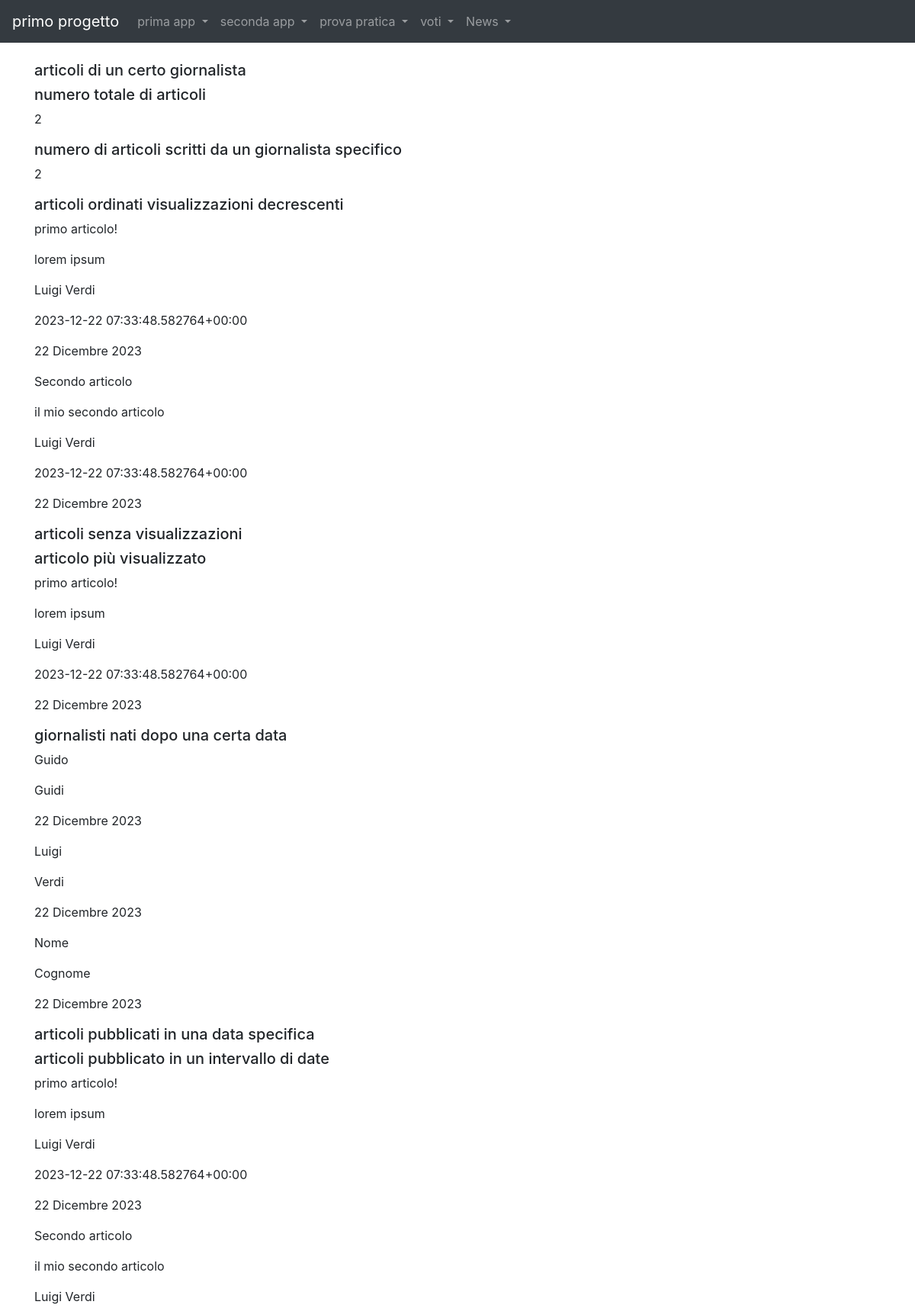
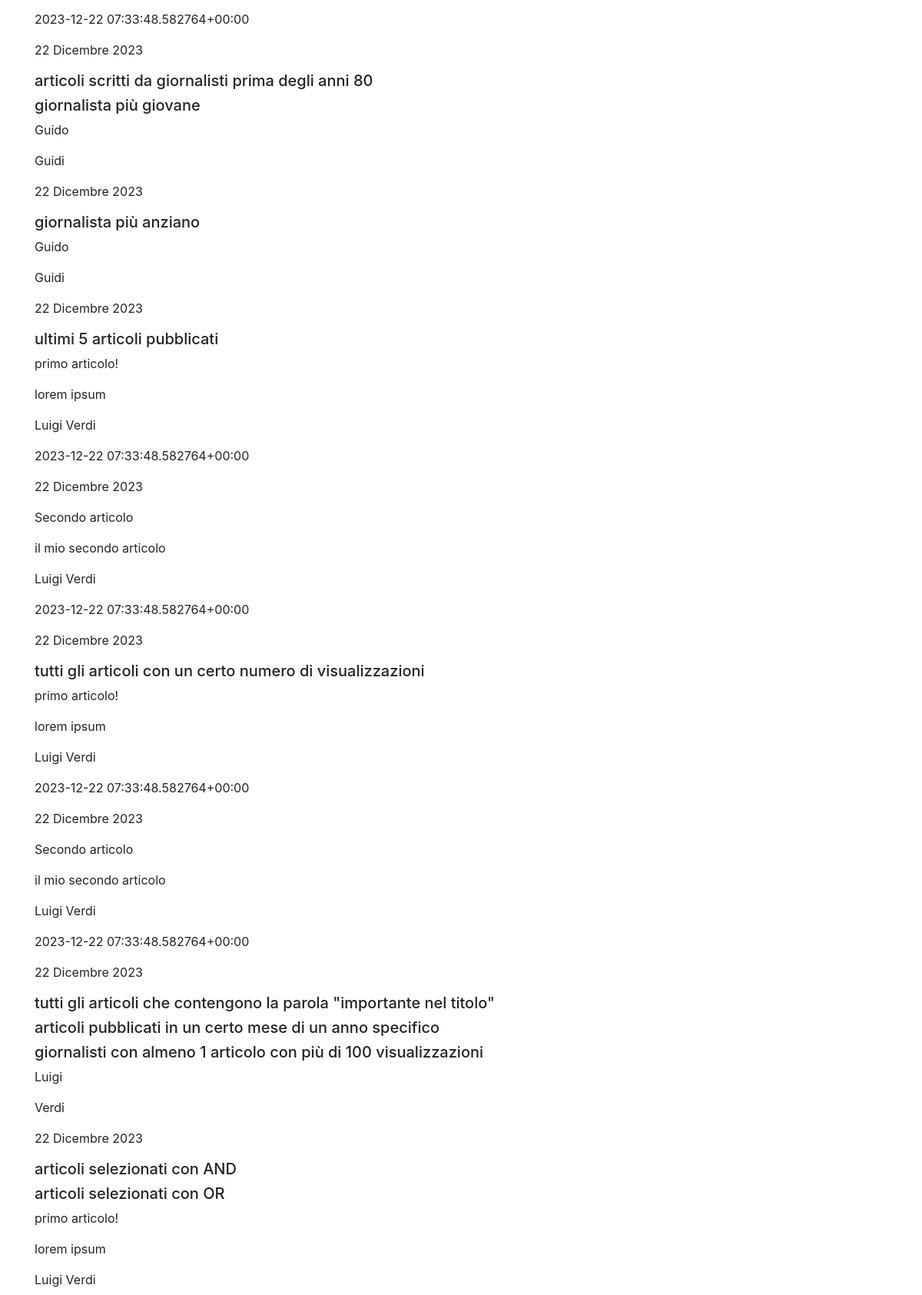
Page /news/lista/ (upper part) on the committed database (2 pictures, top to bottom).
### news/models.py (models this page shows, shortened)
class Articolo(models.Model):
    titolo=models.CharField(max_length=100)
    contenuto=models.TextField()
    giornalista=models.ForeignKey(Giornalista,on_delete=models.CASCADE,related_name="articoli")
    visualizzazioni=models.CharField(max_length=1000)
    data=models.DateField(blank=True)
    class Meta:
        verbose_name = "Articolo"
        verbose_name_plural = "Articoli"

class Giornalista(models.Model):
    nome=models.CharField(max_length=20)
    cognome=models.CharField(max_length=20)
    anno_di_nascita=models.DateField(blank=True)
    def __str__(self):
        return self.nome + " " + self.cognome
    class Meta:
        verbose_name = "Giornalista"
        verbose_name_plural = "Giornalisti"

### news/views.py (the view)
# urls.py: path('lista/',query_base, name="query_base"),
def query_base(request):
    pass
    articoli_cognome=Articolo.objects.filter(giornalista__cognome='Rossi')
    numero_totale_articoli = Articolo.objects.count()
    giornalista_1 = Giornalista.objects.get(id=3)
    numero_articoli_giornalista_1=Articolo.objects.filter(giornalista=giornalista_1).count()
    articoli_ordinati = Articolo.objects.order_by('-visualizzazioni')
    articoli_senza_visualizzazioni = Articolo.objects.filter(visualizzazioni=0)
    articolo_piu_visualizzato = Articolo.objects.order_by('-visualizzazioni').first()
    giornalisti_data=Giornalista.objects.filter(anno_di_nascita__gt=datetime.date(1990, 1, 1))
    articoli_del_giorno=Articolo.objects.filter(data=datetime.date(2023,1,1))
    articoli_periodo= Articolo.objects.filter(data__range=(datetime.date(2023, 1, 1), datetime.date(2023,12,31)))
    giornalisti_nati = Giornalista.objects.filter(anno_di_nascita__lt=datetime.date(1980, 1, 1))
    articoli_giornalisti = Articolo.objects.filter(giornalista__in=giornalisti_nati)
    giornalista_giovane = Giornalista.objects.order_by('anno_di_nascita').first()
    giornalista_anziano = Giornalista.objects.order_by('-anno_di_nascita').first()
    ultimi = Articolo.objects.order_by('-data')[:5]
    articoli_minime_visualizzazioni = Articolo.objects.filter(visualizzazioni__gte=100)
    articoli_parola = Articolo.objects.filter(titolo__icontains='importante')
    articoli_mese_anno=Articolo.objects.filter(data__month=1, data__year=2023)
    giornalisti_con_articoli_popolari= Giornalista.objects.filter(articoli__visualizzazioni__gte=100).distinct()
    data=datetime.date(1990,1,1)
    visualizzazioni=50
    articoli_con_and=Articolo.objects.filter(giornalista__anno_di_nascita__gt=data, visualizzazioni__gte=visualizzazioni)
    from django.db.models import Q
    articoli_con_or=Articolo.objects.filter(Q(giornalista__anno_di_nascita__gt=data) |Q(visualizzazioni__lte=visualizzazioni))
    articoli_con_not= Articolo.objects.filter(~Q(giornalista__anno_di_nascita__lt=data))
    articoli_con_not = Articolo.objects.exclude(giornalista__anno_di_nascita__lt=data)
    context = {
        'articolo_cognome': articoli_cognome,
        'numero_totale_articoli':numero_totale_articoli,
        'giornalista_1':giornalista_1,
        'numero_articoli_giornalista_1':numero_articoli_giornalista_1,
        'articoli_ordinati':articoli_ordinati,
        'articoli_senza_visualizzazioni':articoli_senza_visualizzazioni,
        'articolo_piu_visualizzato':articolo_piu_visualizzato,
        'giornalisti_data':giornalisti_data,
        'articoli_del_giorno':articoli_del_giorno,
        'articoli_periodo':articoli_periodo,
        'giornalisti_nati':giornalisti_nati,
        'articoli_giornalisti':articoli_giornalisti,
        'giornalista_giovane':giornalista_giovane,
        'giornalista_anziano':giornalista_anziano,
        'ultimi':ultimi,
        'articoli_minime_visualizzazioni':articoli_minime_visualizzazioni,
        'articoli_parola':articoli_parola,
        'articoli_mese_anno':articoli_mese_anno,
        'giornalisti_con_articoli_popolari':giornalisti_con_articoli_popolari,
        'articoli_con_and':articoli_con_and,
        'articoli_con_or':articoli_con_or,
        'articoli_con_not':articoli_con_not,
    }
    return render(request, 'query.html',context)

### news/templates/query.html (shortened to what this page needs)
{%extends "base.html"%}
{% block content %}
<h5>articoli di un certo giornalista</h5>
<h5>numero totale di articoli</h5>
<div>
<p>{{ numero_totale_articoli }}</p>
</div>
<h5>numero di articoli scritti da un giornalista specifico</h5>
<div>
<p>{{ numero_articoli_giornalista_1 }} </p>
</div>
<h5>articoli ordinati visualizzazioni decrescenti</h5>
<div>
{%for articolo in articoli_ordinati %}
    <p>{{ articolo.titolo }}</p>
    <p>{{ articolo.contenuto }}</p>
    <p>{{ articolo.giornalista }}</p>
    <p>{{ articolo.visualizzazioni }}</p>
    <p>{{ articolo.data }}</p>
{%endfor%}
</div>
<h5>articoli senza visualizzazioni</h5>
<h5>articolo più visualizzato</h5>
<div>
    <p>{{ articolo_piu_visualizzato.titolo }}</p>
    <p>{{ articolo_piu_visualizzato.contenuto }}</p>
    <p>{{ articolo_piu_visualizzato.giornalista }}</p>
    <p>{{ articolo_piu_visualizzato.visualizzazioni }}</p>
    <p>{{ articolo_piu_visualizzato.data }}</p>
</div>
<h5>giornalisti nati dopo una certa data</h5>
<div>
{%for giornalista in giornalisti_data %}
    <p>{{ giornalista.nome }}</p>
    <p>{{ giornalista.cognome }}</p>
    <p>{{ giornalista.anno_di_nascita }}</p>
{%endfor%}
</div>
<h5>articoli pubblicati in una data specifica</h5>
<h5>articoli pubblicato in un intervallo di date </h5>
<div>
{%for articolo in articoli_periodo %}
    <p>{{ articolo.titolo }}</p>
    <p>{{ articolo.contenuto }}</p>
    <p>{{ articolo.giornalista }}</p>
    <p>{{ articolo.visualizzazioni }}</p>
    <p>{{ articolo.data }}</p>
{%endfor%}
</div>
<h5>articoli scritti da giornalisti prima degli anni 80</h5>
<h5>giornalista più giovane</h5>
<div>
    <p>{{ giornalista_giovane.nome }}</p>
    <p>{{ giornalista_giovane.cognome }}</p>
    <p>{{ giornalista_giovane.anno_di_nascita }}</p>
</div>
<h5>giornalista più anziano</h5>
<div>
    <p>{{ giornalista_anziano.nome }}</p>
    <p>{{ giornalista_anziano.cognome }}</p>
    <p>{{ giornalista_anziano.anno_di_nascita }}</p>
</div>
<h5>ultimi 5 articoli pubblicati</h5>
<div>
{%for articolo in ultimi %}
    <p>{{ articolo.titolo }}</p>
    <p>{{ articolo.contenuto }}</p>
    <p>{{ articolo.giornalista }}</p>
    <p>{{ articolo.visualizzazioni }}</p>
    <p>{{ articolo.data }}</p>
{%endfor%}
</div>
<h5>tutti gli articoli con un certo numero di visualizzazioni</h5>
<div>
    {%for articolo in articoli_minime_visualizzazioni %}
        <p>{{ articolo.titolo }}</p>
        <p>{{ articolo.contenuto }}</p>
        <p>{{ articolo.giornalista }}</p>
        <p>{{ articolo.visualizzazioni }}</p>
        <p>{{ articolo.data }}</p>
    {%endfor%}
</div>
<h5>tutti gli articoli che contengono la parola "importante nel titolo"</h5>
<h5>articoli pubblicati in un certo mese di un anno specifico</h5>
<h5>giornalisti con almeno 1 articolo con più di 100 visualizzazioni</h5>
<div>
    {%for giornalista in giornalisti_con_articoli_popolari %}
        <p>{{ giornalista.nome }}</p>
        <p>{{ giornalista.cognome }}</p>
        <p>{{ giornalista.anno_di_nascita }}</p>
    {%endfor%}
</div>
<h5>articoli selezionati con AND</h5>
<h5>articoli selezionati con OR</h5>
<div>
    {%for articolo in articoli_con_or %}
        <p>{{ articolo.titolo }}</p>
        <p>{{ articolo.contenuto }}</p>
        <p>{{ articolo.giornalista }}</p>
    {%endfor%}
</div>
{%endblock content%}

### rows in the picture
Articolo: titolo "primo articolo!", contenuto "lorem ipsum", giornalista "Luigi Verdi", visualizzazioni "2023-12-22 07:33:48.582764+00:00", data "22 Dicembre 2023"
Articolo: titolo "Secondo articolo", contenuto "il mio secondo articolo", giornalista "Luigi Verdi", visualizzazioni "2023-12-22 07:33:48.582764+00:00", data "22 Dicembre 2023"
Giornalista: nome "Guido", cognome "Guidi", anno_di_nascita "22 Dicembre 2023"
Giornalista: nome "Luigi", cognome "Verdi", anno_di_nascita "22 Dicembre 2023"
Giornalista: nome "Nome", cognome "Cognome", anno_di_nascita "22 Dicembre 2023"

### other values in the picture
{{ numero_totale_articoli }} "2"
{{ numero_articoli_giornalista_1 }} "2"
